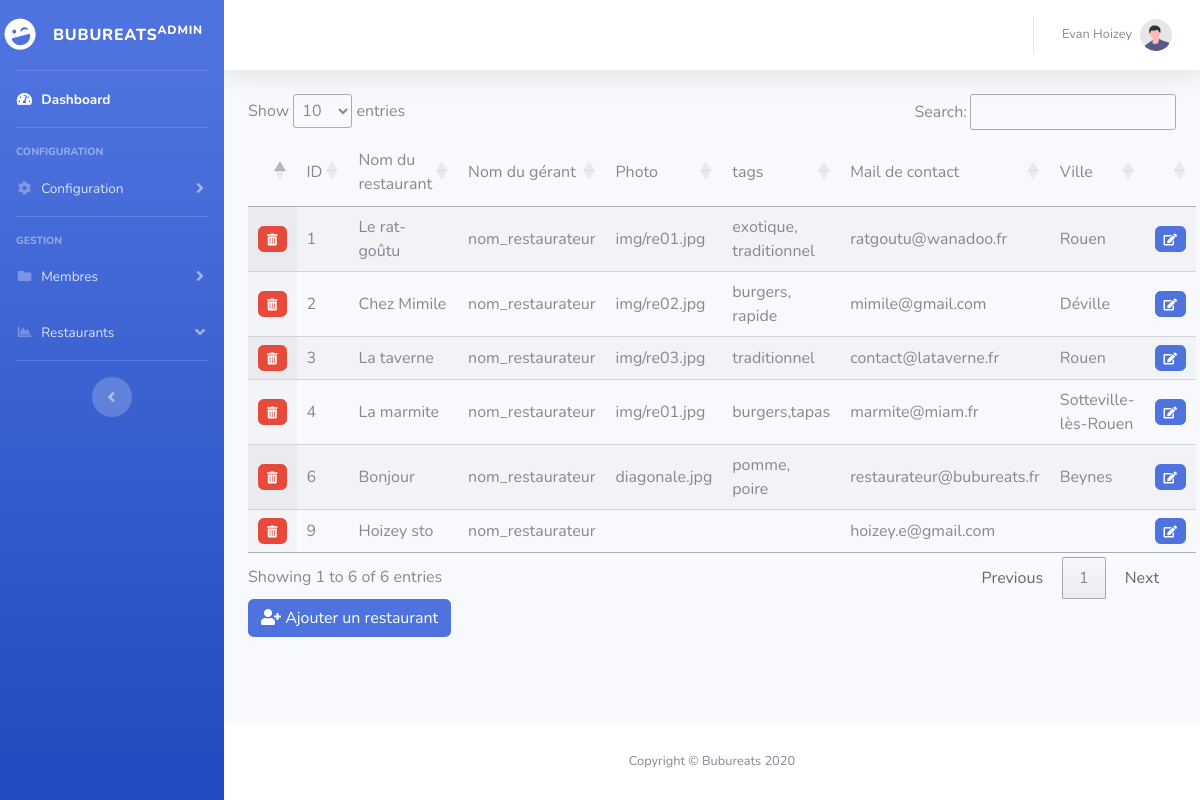
Page /admin/index.php?page=restaurants (signed in) on the committed database.
### tables this page shows
CREATE TABLE `restaurants` (
  `id` int(3) NOT NULL,
  `nom` varchar(254) DEFAULT NULL,
  `photo` varchar(254) DEFAULT NULL,
  `email` varchar(254) DEFAULT NULL,
  `tags` text,
  `description` text,
  `ville` varchar(254) DEFAULT NULL,
  `id_restaurateur` int(3) DEFAULT NULL
);

### includes/functions.php (called while the page is built, shortened)
<?php
function db_get($table, $id=null, $column = 'id', $callback=null){
    global $bdd;
    $results = [];
    $q = "SELECT * FROM $table";
    if (!is_null($id)){
        $q .= " WHERE $column = '$id'";
    }
    foreach($bdd->query($q) as $row) {
        $results[] = $row;
    }
    return $results;
}
function parse($template_name, $data) {
    $template = file_get_contents(ROOT . '/vues/' . $template_name);
    $template = preg_replace_callback(
        '/(\{\{([$a-zA-Z0-9_]+)\}\})/',
        function ($matches) use ($data) {
            if(preg_match('/^\$([a-zA-Z_]+)/', $matches[2], $matches2)){
                return constant($matches2[1]);
            }
            return $data[$matches[2]];
        },
        $template
    );
    return $template;
}

### admin/includes/controller.php (called while the page is built, shortened)
<?php
$requested_page = isset($_GET['page']) ? $_GET['page'] : null;
switch($requested_page){
    case 'restaurants':
        $restaurants = db_get('restaurants');
        break;
}

### admin/pages/restaurants.php (shortened to what this page needs)
<table id="table_id" class="display dataTable">
    <thead>
        <tr>
            <td></td>
            <td>ID</td>
            <td>Nom du restaurant</td>
            <td>Nom du gérant</td>
            <td>Photo</td>
            <td>tags</td>
            <td>Mail de contact</td>
            <td>Ville</td>
            <td></td>
        </tr>
    </thead>
    <tbody>
        <?php
        for($i=0; $i<count($restaurants); $i++){
            echo parse('admin/restaurants-tableau.html', $restaurants[$i]);
        }
        ?>
    </tbody>
</table>
<button type="button" class="btn btn-primary" data-toggle="modal" data-target="#nouveaurestaurant"><i class="fas fa-user-plus"></i> Ajouter un restaurant</button>

### rows in the picture
restaurants: id+nom+photo "1 Le rat-goûtu nom_restaurateur img/re01.jpg exotique, traditionnel ratgoutu@wanadoo.fr Rouen"
restaurants: id+nom+photo "2 Chez Mimile nom_restaurateur img/re02.jpg burgers, rapide mimile@gmail.com Déville"
restaurants: id+nom+photo "3 La taverne nom_restaurateur img/re03.jpg traditionnel contact@lataverne.fr Rouen"
restaurants: id+nom+photo "4 La marmite nom_restaurateur img/re01.jpg burgers,tapas marmite@miam.fr Sotteville-lès-Rouen"
restaurants: id+nom+photo "6 Bonjour nom_restaurateur diagonale.jpg pomme, poire restaurateur@bubureats.fr Beynes"
restaurants: id+nom+photo "9 Hoizey sto nom_restaurateur hoizey.e@gmail.com"

### other values in the picture
$_SESSION['admin']['prenom'] "Evan"
$_SESSION['admin']['nom'] "Hoizey"
